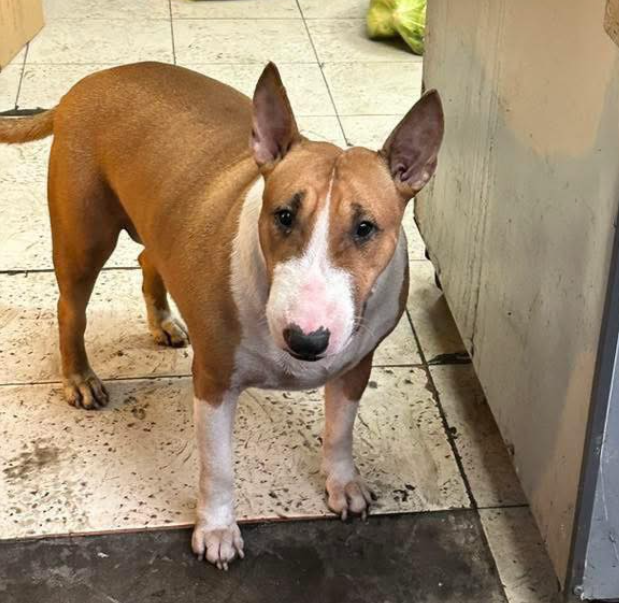
#> input picture lab1/mr_gold.png, 619 x 603 px
$ jupyter execute 'ProcessOpenCV copy.ipynb'
#> lines starting #> are read from the running program, lines starting #| are printed output that depends on the picture
[cell 1]
import cv2
import matplotlib.pyplot as plt

# Đọc ảnh
mrgold = cv2.imread('mr_gold.png')
#> mrgold is the input picture: shape (603, 619, 3); mean B, G, R 111.6, 137.5, 157.7

# Hàm hỗ trợ hiển thị nhanh bằng plt
def show_image(img, title="Image", is_gray=False):
#> called with title = 'Mr Gold', is_gray = False
    plt.figure(figsize=(6, 4))
    if is_gray:
        plt.imshow(img, cmap='gray')
    else:
        # OpenCV dùng BGR, Matplotlib dùng RGB nên cần chuyển đổi
        img_rgb = cv2.cvtColor(img, cv2.COLOR_BGR2RGB)
        plt.imshow(img_rgb)
    plt.title(title)
    plt.axis('off') # Ẩn trục tọa độ
    plt.show()

# Hiển thị ảnh gốc
show_image(mrgold, 'Mr Gold')

[cell 2]
# chuyển đổi không gian màu sang GRAY
gray_mrgold = cv2.cvtColor(mrgold, cv2.COLOR_BGR2GRAY)
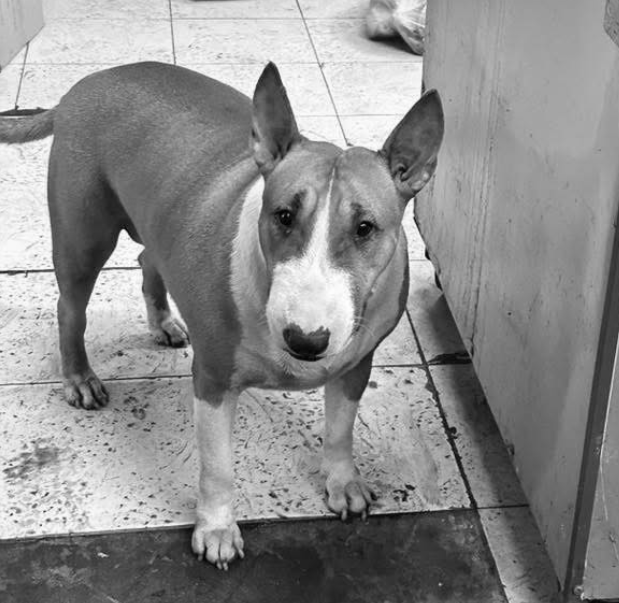
#> gray_mrgold: shape (603, 619); min 0, max 254, mean 140.6
show_image(gray_mrgold, 'Gray Mr Gold', is_gray=True)

[cell 3]
# chuyển đổi sang không gian màu HSV
hsv_mrgold = cv2.cvtColor(mrgold, cv2.COLOR_BGR2HSV)
#> hsv_mrgold: shape (603, 619, 3); mean H, S, V 21.9, 80.7, 158
show_image(hsv_mrgold, 'HSV Mr Gold')
#> in show_image (call 3), `img_rgb = cv2.cvtColor(img, cv2.COLOR_BGR2RGB)`: img_rgb: shape (603, 619, 3); mean H, S, V 158, 80.7, 21.9

[cell 4]
# chuyển đổi sang không gian màu LAB
lab_mrgold = cv2.cvtColor(mrgold, cv2.COLOR_BGR2LAB)
#> lab_mrgold: shape (603, 619, 3); mean of channels 0, 1, 2 147.3, 132.2, 144.9
show_image(lab_mrgold, 'LAB Mr Gold')
#> in show_image (call 4), `img_rgb = cv2.cvtColor(img, cv2.COLOR_BGR2RGB)`: img_rgb: shape (603, 619, 3); mean of channels 0, 1, 2 144.9, 132.2, 147.3

[cell 5]
# cắt xén ảnh
anh_cat = mrgold[100:400, 200:500]
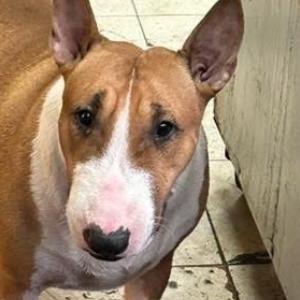
#> anh_cat: shape (300, 300, 3); mean B, G, R 109.7, 134, 157.5
show_image(anh_cat, 'Cropped Mr Gold')

[cell 6]
# thay đổi kích thước ảnh
resized_mrgold = cv2.resize(mrgold, (300, 400))
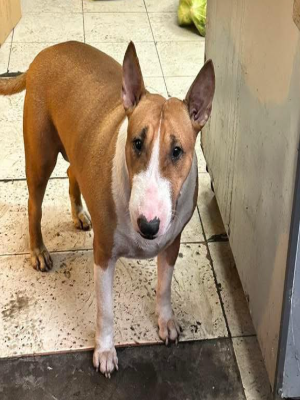
#> resized_mrgold: shape (400, 300, 3); mean B, G, R 111.4, 137.4, 157.6
show_image(resized_mrgold, 'Resized Mr Gold')

[cell 7]
# thay đổi kích thước ảnh (cách 2)
width = 200
height = 300
dim = (width, height)
fixed_size_mrgold = cv2.resize(mrgold, dim)
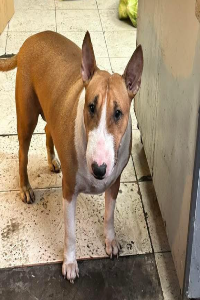
#> fixed_size_mrgold: shape (300, 200, 3); mean B, G, R 111.4, 137.4, 157.6
show_image(fixed_size_mrgold, 'Fixed Size Mr Gold')

[cell 8]
# vẽ hình và chữ lên ảnh
anh_ve = mrgold.copy()

# vẽ đường thẳng
cv2.line(anh_ve, (50, 50), (200, 50), (0, 0, 255), 5)

# vẽ hình tròn
cv2.circle(anh_ve, (100, 150), 40, (0, 0, 255), 10)

# vẽ hình chữ nhật
cv2.rectangle(anh_ve, (200, 200), (300, 300), (255, 0, 0), 3)

# vẽ chữ
cv2.putText(anh_ve, 'Cau Vang', (50, 50),
            cv2.FONT_HERSHEY_COMPLEX, 1, (255, 0, 0), 2, cv2.LINE_AA)
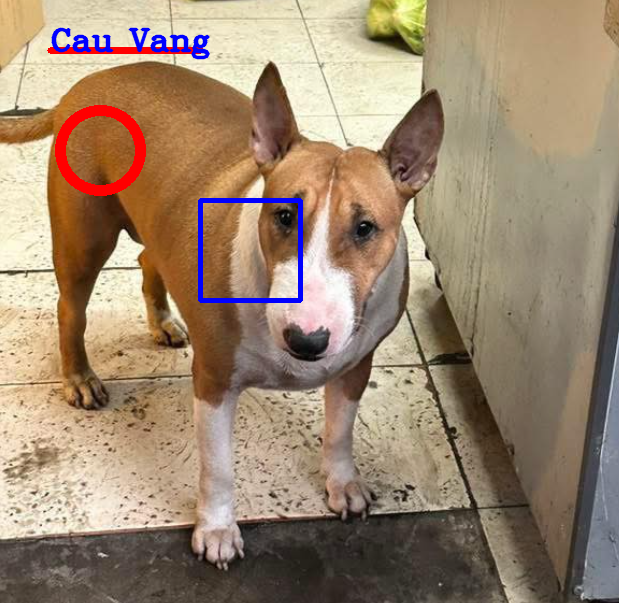
#> anh_ve: shape (603, 619, 3); mean B, G, R 112, 134.8, 156.6

show_image(anh_ve, 'Drawn Mr Gold')

[cell 9]
# lưu ảnh ra file
cv2.imwrite('mr_gold.jpg', mrgold)
#> Out = True
